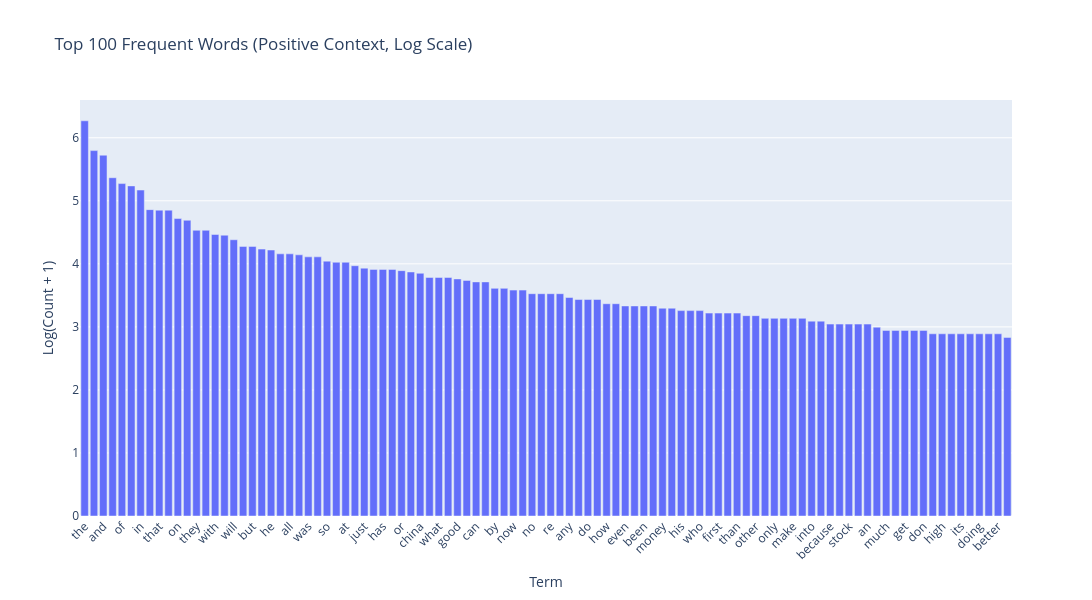
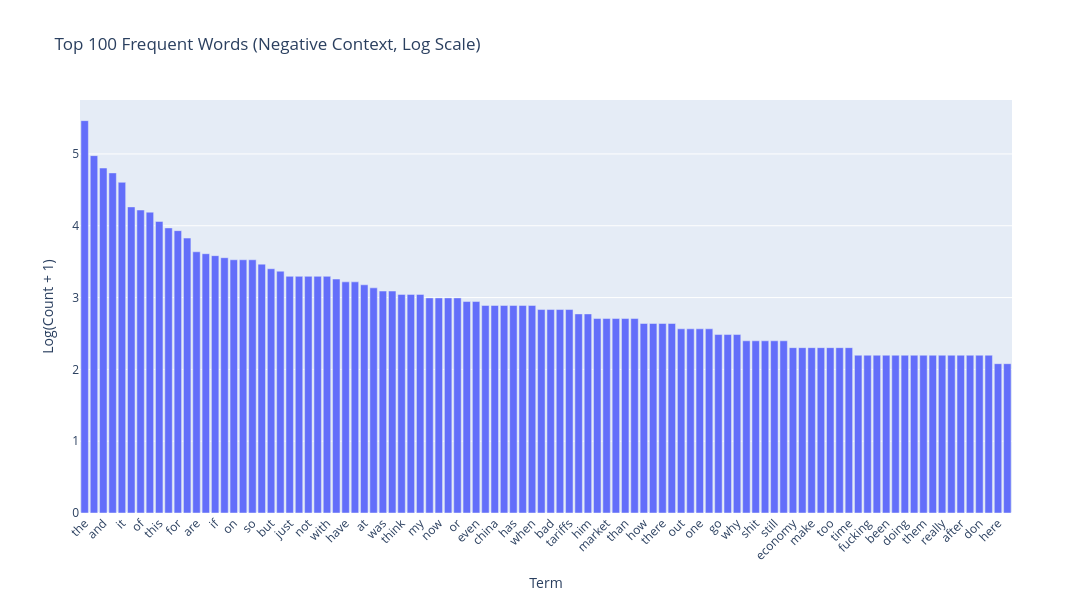

The notebook cell saved with these charts, in order:
### Code cell
# --- Environment setup ---
import pandas as pd
import numpy as np
import nltk
nltk.download('punkt')
from sklearn.feature_extraction.text import CountVectorizer
import matplotlib.pyplot as plt
import seaborn as sns
import plotly.express as px
%matplotlib inline

# --- Helper functions ---
def simplify(df, columns):
    return df[columns].copy()

def add_mapping(df, mapping, target_column, source_column):
    df[target_column] = df[source_column].map(mapping)

# --- Load and prepare data ---
new_df = pd.read_csv('newdataset/Reddit-stock-sentiment.csv')
print(f"Shape: {new_df.shape}")
print(f"Columns: {new_df.columns}")

# Keep necessary columns
select_columns = ["text", "title", "sentiment", "subreddit", "label"]
X = simplify(new_df, select_columns)

# Map sentiment labels to readable names
mapping = {1.0: 'positive', 0.0: 'neutral', -1.0: 'negative'}
add_mapping(X, mapping, "sentiment_name", "sentiment")

# Drop duplicates
X.drop_duplicates(keep='first', inplace=True)
print(f"Dataset after dropping duplicates: {len(X)}")

# --- Quick EDA ---
print(X['sentiment_name'].value_counts())

# Optional: sample 500 posts for visualization
X_sample = X.sample(n=500, random_state=42)
X_sample.sentiment_name.value_counts().plot(
    kind='bar', title='Sentiment Category Distribution',
    ylim=[0, X_sample.sentiment_name.value_counts().max() + 30],
    rot=0, figsize=(8,3)
)
plt.show()

# --- Feature extraction ---
count_vect = CountVectorizer()
X_counts = count_vect.fit_transform(X.text)  # sparse matrix
terms = np.array(count_vect.get_feature_names_out())

# --- Top documents vs top terms heatmap ---
# Top 30 terms
term_frequencies = np.array(X_counts.sum(axis=0)).flatten()
top_terms_idx = np.argsort(term_frequencies)[-30:][::-1]

# Top 20 word-rich documents
post_word_counts = np.array(X_counts.sum(axis=1)).flatten()
top_posts_idx = np.argsort(post_word_counts)[-20:][::-1]

# Extract submatrix and normalize rows
submatrix = X_counts[top_posts_idx, :][:, top_terms_idx].toarray()
submatrix_norm = submatrix / submatrix.sum(axis=1, keepdims=True)

df_sub_norm = pd.DataFrame(
    submatrix_norm,
    index=[f"post_{i}" for i in top_posts_idx],
    columns=terms[top_terms_idx]
)

plt.figure(figsize=(20, 15))
sns.heatmap(df_sub_norm, cmap="PuRd", annot=True, fmt=".2f")
plt.title("Top 20 Documents vs Top 30 Terms (Normalized)")
plt.xlabel("Top Terms")
plt.ylabel("Top Documents")
plt.show()

# --- Sentiment-based word frequency analysis ---
# Convert boolean masks to integer indices
positive_indices = np.where(X['sentiment_name'] == 'positive')[0]
negative_indices = np.where(X['sentiment_name'] == 'negative')[0]

# Sum word counts
positive_word_freq = np.array(X_counts[positive_indices, :].sum(axis=0)).flatten()
negative_word_freq = np.array(X_counts[negative_indices, :].sum(axis=0)).flatten()

# Build DataFrames
df_positive = pd.DataFrame({"Term": terms, "Frequency": positive_word_freq})
df_negative = pd.DataFrame({"Term": terms, "Frequency": negative_word_freq})

# Log scale
df_positive["Frequency_log"] = np.log1p(df_positive["Frequency"])
df_negative["Frequency_log"] = np.log1p(df_negative["Frequency"])

# Top 100 words
df_positive_top = df_positive.sort_values(by="Frequency_log", ascending=False).head(100)
df_negative_top = df_negative.sort_values(by="Frequency_log", ascending=False).head(100)

# --- Plotly bar charts ---
fig_pos = px.bar(df_positive_top, x="Term", y="Frequency_log",
                 title="Top 100 Frequent Words (Positive Context, Log Scale)",
                 labels={"Frequency_log": "Log(Count + 1)"})
fig_pos.update_layout(xaxis_tickangle=-45, height=600, width=1200)
fig_pos.show()

fig_neg = px.bar(df_negative_top, x="Term", y="Frequency_log",
                 title="Top 100 Frequent Words (Negative Context, Log Scale)",
                 labels={"Frequency_log": "Log(Count + 1)"})
fig_neg.update_layout(xaxis_tickangle=-45, height=600, width=1200)
fig_neg.show()

### Figure 1 — Plotly figure (JSON) as saved in the notebook; plotly's stock layout.template omitted (floating-point values rounded to 4 significant figures)
{"data": [{"hovertemplate": "Term=%{x}<br>Log(Count + 1)=%{y}<extra></extra>", "legendgroup": "", "marker": {"color": "#636efa", "pattern": {"shape": ""}}, "name": "", "orientation": "v", "showlegend": false, "textposition": "auto", "type": "bar", "x": ["the", "to", "and", "is", "of", "it", "in", "this", "that", "for", "on", "you", "they", "are", "with", "be", "will", "as", "but", "if", "he", "not", "all", "us", "was", "have", "so", "my", "at", "we", "just", "market", "has", "like", "or", "their", "china", "trump", "what", "more", "good", "there", "can", "some", "by", "about", "now", "your", "no", "from", "re", "them", "any", "one", "do", "would", "how", "people", "even", "think", "been", "out", "money", "company", "his", "right", "who", "then", "first", "up", "than", "going", "other", "time", "only", "see", "make", "could", "into", "why", "because", "also", "stock", "new", "an", "want", "much", "when", "get", "world", "don", "me", "high", "price", "its", "over", "doing", "him", "better", "week"], "xaxis": "x", "y": [6.269, 5.796, 5.724, 5.366, 5.273, 5.236, 5.17, 4.86, 4.852, 4.852, 4.718, 4.691, 4.533, 4.533, 4.466, 4.454, 4.382, 4.277, 4.277, 4.234, 4.22, 4.159, 4.159, 4.143, 4.111, 4.111, 4.043, 4.025, 4.025, 3.97, 3.932, 3.912, 3.912, 3.912, 3.892, 3.871, 3.85, 3.784, 3.784, 3.784, 3.761, 3.738, 3.714, 3.714, 3.611, 3.611, 3.584, 3.584, 3.526, 3.526, 3.526, 3.526, 3.466, 3.434, 3.434, 3.434, 3.367, 3.367, 3.332, 3.332, 3.332, 3.332, 3.296, 3.296, 3.258, 3.258, 3.258, 3.219, 3.219, 3.219, 3.219, 3.178, 3.178, 3.135, 3.135, 3.135, 3.135, 3.135, 3.091, 3.091, 3.045, 3.045, 3.045, 3.045, 3.045, 2.996, 2.944, 2.944, 2.944, 2.944, 2.944, 2.89, 2.89, 2.89, 2.89, 2.89, 2.89, 2.89, 2.89, 2.833], "yaxis": "y"}], "layout": {"barmode": "relative", "height": 600, "legend": {"tracegroupgap": 0}, "title": {"text": "Top 100 Frequent Words (Positive Context, Log Scale)"}, "width": 1200, "xaxis": {"anchor": "y", "domain": [0, 1], "tickangle": -45, "title": {"text": "Term"}}, "yaxis": {"anchor": "x", "domain": [0, 1], "title": {"text": "Log(Count + 1)"}}}}

### Figure 2 — Plotly figure (JSON) as saved in the notebook; plotly's stock layout.template omitted (floating-point values rounded to 4 significant figures)
{"data": [{"hovertemplate": "Term=%{x}<br>Log(Count + 1)=%{y}<extra></extra>", "legendgroup": "", "marker": {"color": "#636efa", "pattern": {"shape": ""}}, "name": "", "orientation": "v", "showlegend": false, "textposition": "auto", "type": "bar", "x": ["the", "to", "and", "is", "it", "in", "of", "that", "this", "you", "for", "he", "are", "trump", "if", "they", "on", "be", "so", "will", "but", "as", "just", "us", "not", "can", "with", "what", "have", "like", "at", "all", "was", "his", "think", "about", "my", "an", "now", "people", "or", "re", "even", "going", "china", "their", "has", "we", "when", "more", "bad", "no", "tariffs", "fuck", "him", "money", "market", "up", "than", "from", "how", "see", "there", "do", "out", "by", "one", "only", "go", "silver", "why", "me", "shit", "down", "still", "long", "economy", "want", "make", "some", "too", "our", "time", "doesn", "fucking", "who", "been", "thing", "doing", "most", "them", "worse", "really", "get", "after", "other", "don", "american", "here", "probably"], "xaxis": "x", "y": [5.464, 4.977, 4.804, 4.736, 4.605, 4.263, 4.22, 4.19, 4.06, 3.97, 3.932, 3.829, 3.638, 3.611, 3.584, 3.555, 3.526, 3.526, 3.526, 3.466, 3.401, 3.367, 3.296, 3.296, 3.296, 3.296, 3.296, 3.258, 3.219, 3.219, 3.178, 3.135, 3.091, 3.091, 3.045, 3.045, 3.045, 2.996, 2.996, 2.996, 2.996, 2.944, 2.944, 2.89, 2.89, 2.89, 2.89, 2.89, 2.89, 2.833, 2.833, 2.833, 2.833, 2.773, 2.773, 2.708, 2.708, 2.708, 2.708, 2.708, 2.639, 2.639, 2.639, 2.639, 2.565, 2.565, 2.565, 2.565, 2.485, 2.485, 2.485, 2.398, 2.398, 2.398, 2.398, 2.398, 2.303, 2.303, 2.303, 2.303, 2.303, 2.303, 2.303, 2.197, 2.197, 2.197, 2.197, 2.197, 2.197, 2.197, 2.197, 2.197, 2.197, 2.197, 2.197, 2.197, 2.197, 2.197, 2.079, 2.079], "yaxis": "y"}], "layout": {"barmode": "relative", "height": 600, "legend": {"tracegroupgap": 0}, "title": {"text": "Top 100 Frequent Words (Negative Context, Log Scale)"}, "width": 1200, "xaxis": {"anchor": "y", "domain": [0, 1], "tickangle": -45, "title": {"text": "Term"}}, "yaxis": {"anchor": "x", "domain": [0, 1], "title": {"text": "Log(Count + 1)"}}}}
